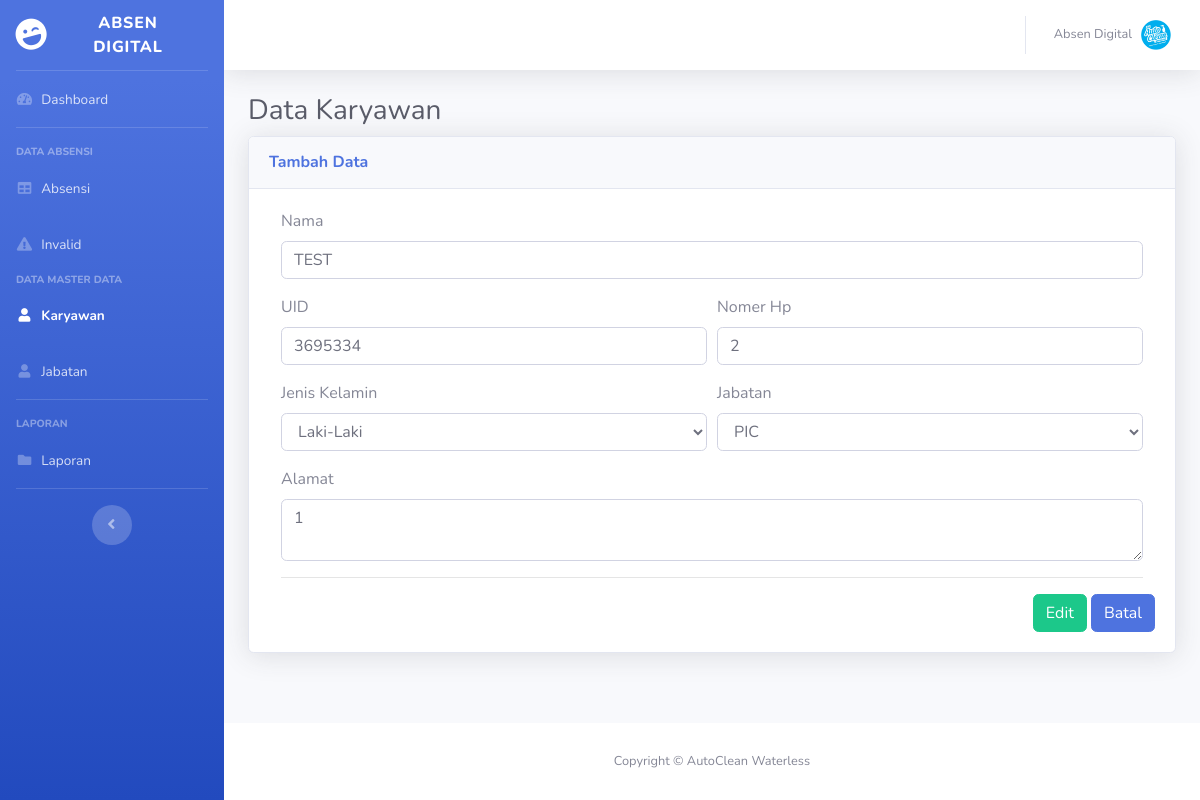
Screenshot of /apps/data_karyawan-update.php?id=2 (signed in) with the database file from the repository.
### tables this page shows
CREATE TABLE `data_karyawan` (
  `id` int(50) NOT NULL,
  `id_admin` int(11) NOT NULL,
  `created` date NOT NULL DEFAULT current_timestamp(),
  `uid` varchar(20) NOT NULL,
  `nama` varchar(50) NOT NULL,
  `no_hp` varchar(15) NOT NULL,
  `id_jabatan` int(11) NOT NULL,
  `jenis_kelamin` varchar(20) NOT NULL,
  `alamat` text NOT NULL,
  `picture` varchar(100) NOT NULL
);

CREATE TABLE `data_jabatan` (
  `id` int(11) NOT NULL,
  `jabatan` varchar(50) NOT NULL,
  `id_admin` int(11) NOT NULL,
  `timestamp` datetime NOT NULL DEFAULT current_timestamp()
);

### apps/data_karyawan-update.php (the view, shortened to what this page needs)
<?php
require_once "config.php";
$uid = "";
$nama = "";
$jabatan = "";
$no_hp = "";
$alamat = "";
$jenis_kelamin = "";
if (isset($_POST["id"]) && !empty($_POST["id"])) {
  $id = $_POST["id"];
  $created = trim($_POST["created"]);
  $uid = trim($_POST["uid"]);
  $nama = trim($_POST["nama"]);
  $jabatan = trim($_POST["jabatan"]);
  $jenis_kelamin = trim($_POST["jenis_kelamin"]);
  $no_hp = trim($_POST["no_hp"]);
  $alamat = trim($_POST["alamat"]);
  $picture = trim($_POST["picture"]);
  $id_admin = $_SESSION['id'];
  $dsn = "mysql:host=$db_server;dbname=$db_name;charset=utf8mb4";
  $options = [
    PDO::ATTR_EMULATE_PREPARES   => false,
    PDO::ATTR_ERRMODE            => PDO::ERRMODE_EXCEPTION,
    PDO::ATTR_DEFAULT_FETCH_MODE => PDO::FETCH_ASSOC,
  ];
  try {
    $pdo = new PDO($dsn, $db_user, $db_password, $options);
  } catch (Exception $e) {
    error_log($e->getMessage());
    exit('Something weird happened');
  }
  $stmt = $pdo->prepare("UPDATE data_karyawan SET created=?,uid=?,nama=?,id_jabatan=?,no_hp=?,alamat=?,picture=?,jenis_kelamin=?,id_admin=? WHERE id=?");
  if (!$stmt->execute([$created, $uid, $nama, $jabatan, $no_hp, $alamat, $picture, $jenis_kelamin, $id_admin, $id])) {
    echo "Something went wrong. Please try again later.";
    header("location: error.php");
  } else {
    $stmt = null;
    echo '<script language="javascript" type="text/javascript">
								alert("Data berhasil dimutakhirkan");
								window.location.replace("data_karyawan-index.php");
					  </script>';
  }
} else {
  if (isset($_GET["id"]) && !empty(trim($_GET["id"]))) {
    $sql = "SELECT * FROM data_karyawan WHERE id = ?";
    if ($stmt = mysqli_prepare($link, $sql)) {
      mysqli_stmt_bind_param($stmt, "i", $param_id);
      if (mysqli_stmt_execute($stmt)) {
        $result = mysqli_stmt_get_result($stmt);
        if (mysqli_num_rows($result) == 1) {
          $row = mysqli_fetch_array($result, MYSQLI_ASSOC);
          $uid = $row["uid"];
          $nama = $row["nama"];
          $jabatan = $row["id_jabatan"];
          $no_hp = $row["no_hp"];
          $alamat = $row["alamat"];
        } else {
          header("location: error.php");
          exit();
        }
      } else {
        echo "Oops! Something went wrong. Please try again later.";
      }
    }
  } else {
    header("location: error.php");
    exit();
  }
}
?>
<!DOCTYPE html>
<html lang="en">
<head>
  <link href="../src/vendor/fontawesome-free/css/all.min.css" rel="stylesheet" type="text/css">
  <link href="../src/css/sb-admin-2.min.css" rel="stylesheet">
  <link href="../src/vendor/datatables/dataTables.bootstrap4.min.css" rel="stylesheet">
</head>
<body id="page-top">
  <div id="wrapper">
    <?php include 'partial_sidebar.php'; ?>
    <div id="content-wrapper" class="d-flex flex-column">
      <div id="content">
        <?php include 'partial_topbar.php'; ?>
        <div class="container-fluid">
          <h1 class="h3 mb-2 text-gray-800">Data Karyawan</h1>
          <div class="card shadow mb-4">
            <div class="card-header py-3">
              <h6 class="m-0 font-weight-bold text-primary">Tambah Data</h6>
            </div>
            <div class="card-body">
              <div class="col-md-12">
                <form action="<?php echo htmlspecialchars($_SERVER["PHP_SELF"]); ?>" method="post">
                  <div class="form-group">
                    <label for="nama">Nama</label>
                    <input type="text" name="nama" class="form-control" value="<?php echo $nama; ?>" placeholder="Input nama karyawan" required>
                  </div>
                  <div class="form-row">
                    <div class="form-group col-md-6">
                      <label for="uid">UID</label>
                      <input type="text" name="uid" class="form-control" value="<?php echo $uid; ?>" placeholder="Input UID Kartu Absensi" required>
                    </div>
                    <div class="form-group col-md-6">
                      <label for="no_hp">Nomer Hp</label>
                      <input type="text" name="no_hp" class="form-control" value="<?php echo $no_hp; ?>" placeholder="Input Nomer Hp Karyawan" required>
                    </div>
                  </div>
                  <div class="form-row">
                    <div class="form-group col-md-6">
                      <label for="jenis_kelamin">Jenis Kelamin</label>
                      <select class="form-control" name="jenis_kelamin">
                        <option value="Laki-Laki" <?php if ($jenis_kelamin == "Laki-Laki") echo 'selected="selected"'; ?>>Laki-Laki</option>
                      </select>
                    </div>
                    <div class="form-group col-md-6">
                      <label for="jabatan">Jabatan</label>
                      <select class="form-control" name="jabatan">
                        <?php
                        $list_jabatan = mysqli_query($link, "SELECT * FROM data_jabatan ORDER BY jabatan");
                        while ($data = mysqli_fetch_assoc($list_jabatan)) {
                          echo '<option value="' . $data['id'] . '" ' . ($jabatan == $data['id'] ? 'selected' : '') . '>' . $data['jabatan'] . '</option>';
                        }
                        ?>
                      </select>
                    </div>
                  </div>
                  <div class="form-group">
                    <label for="alamat">Alamat</label>
                    <textarea name="alamat" class="form-control" placeholder="Input alamat rumah karyawan"><?php echo $alamat; ?></textarea>
                  </div>
                  <hr>
                  <div class="row justify-content-end">
                    <input type="submit" class="btn btn-success" value="Edit"> &nbsp
                    <a href="data_karyawan-index.php" class="btn btn-primary">Batal</a>
                  </div>
                </form>
              </div>
            </div>
          </div>
        </div>
      </div>
      <footer class="sticky-footer bg-white">
        <div class="container my-auto">
          <div class="copyright text-center my-auto">
            <span>Copyright &copy; AutoClean Waterless</span>
          </div>
        </div>
      </footer>
    </div>
  </div>
</body>
</html>

### rows the page displays
data_karyawan: nama "TEST", uid "3695334", no_hp "2", jabatan "PIC", alamat "1"
